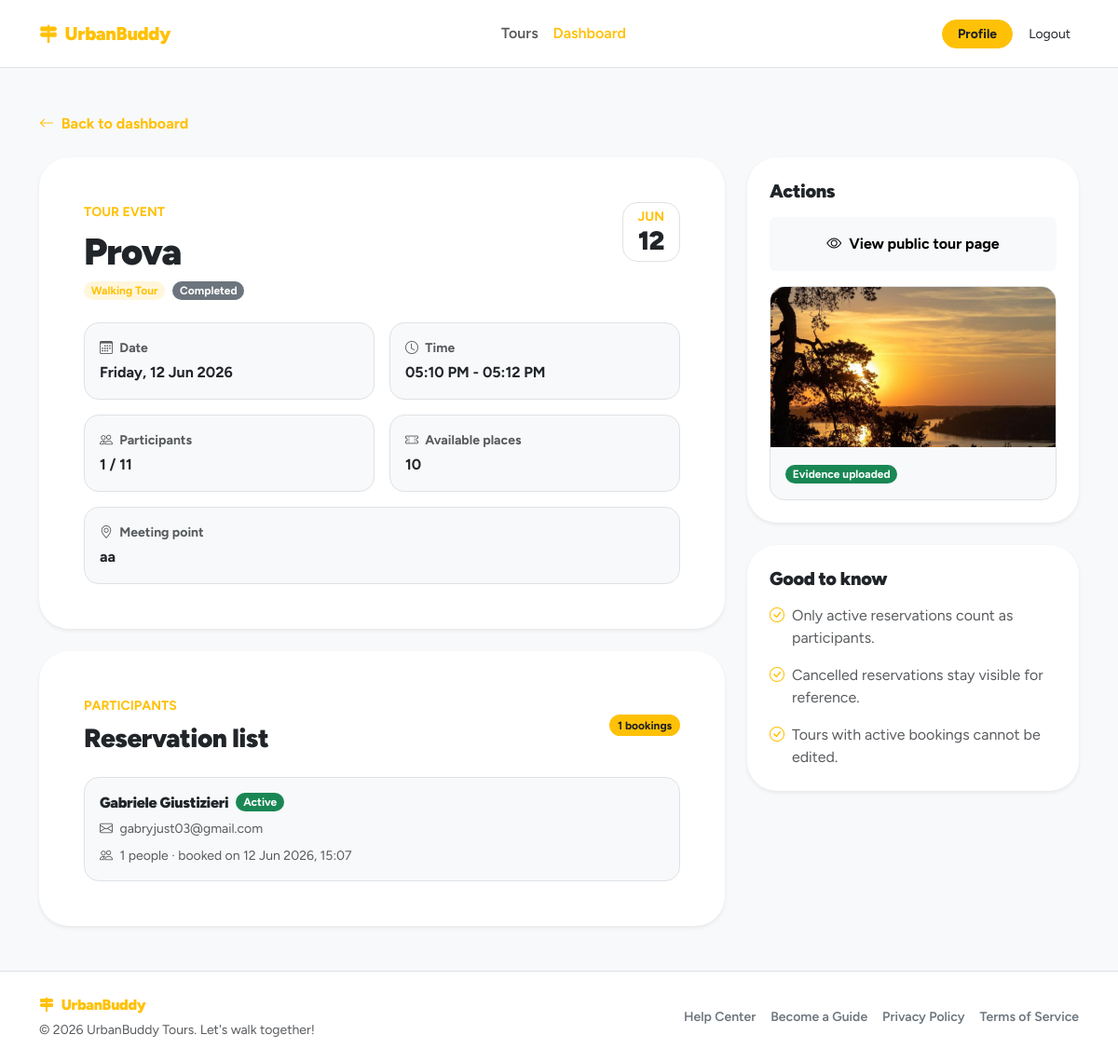
/dashboard/events/9d3ff306-4622-4535-a441-51fc7d804e8d (signed in), run on the app's committed database.
### tables this page shows
CREATE TABLE tours (
    id TEXT PRIMARY KEY,  -- UUID
    guide_id TEXT NOT NULL, -- FK verso UUID
    theme_id INTEGER NOT NULL,
    language_id INTEGER NOT NULL,
    title TEXT NOT NULL,
    description TEXT NOT NULL,
    meeting_point TEXT NOT NULL,
    duration INTEGER NOT NULL,
    max_participants INTEGER NOT NULL,
    is_deleted INTEGER DEFAULT 0 CHECK(is_deleted IN (0, 1)),
    created_at TEXT DEFAULT CURRENT_TIMESTAMP,
    updated_at TEXT DEFAULT CURRENT_TIMESTAMP,
    FOREIGN KEY (guide_id) REFERENCES users(id) ON DELETE CASCADE,
    FOREIGN KEY (theme_id) REFERENCES themes(id) ON DELETE RESTRICT,
    FOREIGN KEY (language_id) REFERENCES languages(id) ON DELETE RESTRICT
);

CREATE TABLE tour_events (
    id TEXT PRIMARY KEY, -- UUID
    tour_id TEXT NOT NULL, -- FK verso UUID
    event_date TEXT NOT NULL,
    start_time TEXT NOT NULL,
    status TEXT NOT NULL DEFAULT 'scheduled' CHECK(status IN ('scheduled', 'cancelled', 'completed')),
    actual_participants INTEGER,
    evidence_photo TEXT,
    created_at TEXT DEFAULT CURRENT_TIMESTAMP,
    updated_at TEXT DEFAULT CURRENT_TIMESTAMP,
    FOREIGN KEY (tour_id) REFERENCES tours(id),
    UNIQUE(tour_id, event_date)
);

CREATE TABLE tour_reservations (
    id TEXT PRIMARY KEY, -- UUID
    event_id TEXT NOT NULL, -- FK verso UUID
    participant_id TEXT NOT NULL, -- FK verso UUID
    idempotency_key TEXT UNIQUE NOT NULL, -- UUID gestito dal frontend
    total_people INTEGER NOT NULL CHECK(total_people >= 1 AND total_people <= 4),
    additional_names TEXT,
    reminder_sent INTEGER DEFAULT 0 CHECK(reminder_sent IN (0, 1)),
    is_checked_in INTEGER DEFAULT 0 CHECK(is_checked_in IN (0, 1)),
    status TEXT NOT NULL DEFAULT 'active' CHECK(status IN ('active', 'cancelled')),
    created_at TEXT DEFAULT CURRENT_TIMESTAMP,
    updated_at TEXT DEFAULT CURRENT_TIMESTAMP,
    FOREIGN KEY (event_id) REFERENCES tour_events(id),
    FOREIGN KEY (participant_id) REFERENCES users(id)
);

CREATE TABLE "users" (
	"id"	TEXT,
	"email"	TEXT NOT NULL UNIQUE,
	"password_hash"	TEXT NOT NULL,
	"first_name"	TEXT NOT NULL,
	"last_name"	TEXT NOT NULL,
	"username"	TEXT NOT NULL,
	"role"	BLOB NOT NULL CHECK("role" IN ('guide', 'participant', 'admin')),
	"created_at"	TEXT DEFAULT CURRENT_TIMESTAMP,
	"updated_at"	TEXT DEFAULT CURRENT_TIMESTAMP,
	"profile_photo"	TEXT,
	PRIMARY KEY("id")
);

### app/guide_dashboard/routes.py (the view)
@guide_dashboard_bp.route("/dashboard/events/<event_id>", methods=["GET"])
@login_required
def event_detail(event_id):
    require_guide()
    event = get_owned_event_or_404(event_id)
    page_data = build_event_detail_page_data(event)
    return render_template(
        "guide_dashboard/event_detail.html",
        **page_data,
    )

### app/templates/guide_dashboard/event_detail.html (shortened to what this page needs)
{% extends "base.html" %}
{% block content %}
<section class="py-5">
    <div class="container">
        <div class="mb-4">
            <a href="{{ url_for('guide_dashboard.dashboard') }}" class="text-decoration-none fw-bold ub-link">
                <i class="bi bi-arrow-left me-1"></i>
                Back to dashboard
            </a>
        </div>
        <div class="row g-4 align-items-start">
            <div class="col-lg-8">
                <div class="card border-0 shadow-sm rounded-5 mb-4">
                    <div class="card-body p-4 p-lg-5">
                        <div class="d-flex align-items-start justify-content-between gap-3 mb-4">
                            <div>
                                <span class="small text-uppercase fw-bold ub-text d-block mb-2">
                                    Tour event
                                </span>
                                <h1 class="fw-black mb-2">
                                    {{ event.title }}
                                </h1>
                                <div class="d-flex flex-wrap gap-2">
                                    <span class="badge rounded-pill ub-badge-soft">
                                        {{ event.theme }}
                                    </span>
                                    <span class="badge rounded-pill {{ event.status_class }}">
                                        {{ event.status_label }}
                                    </span>
                                </div>
                            </div>
                            <div class="bg-white border rounded-4 text-center px-3 py-2">
                                <div class="small fw-bold ub-text text-uppercase lh-1">
                                    {{ event.date_month }}
                                </div>
                                <div class="h3 fw-black lh-1 mt-1 mb-0">
                                    {{ event.date_day }}
                                </div>
                            </div>
                        </div>
                        <div class="row g-3">
                            <div class="col-md-6">
                                <div class="border rounded-4 bg-body-tertiary p-3 h-100">
                                    <div class="small text-body-secondary fw-bold mb-1">
                                        <i class="bi bi-calendar3 me-1"></i>
                                        Date
                                    </div>
                                    <div class="fw-bold">
                                        {{ event.date_label }}
                                    </div>
                                </div>
                            </div>
                            <div class="col-md-6">
                                <div class="border rounded-4 bg-body-tertiary p-3 h-100">
                                    <div class="small text-body-secondary fw-bold mb-1">
                                        <i class="bi bi-clock me-1"></i>
                                        Time
                                    </div>
                                    <div class="fw-bold">
                                        {{ event.time_range }}
                                    </div>
                                </div>
                            </div>
                            <div class="col-md-6">
                                <div class="border rounded-4 bg-body-tertiary p-3 h-100">
                                    <div class="small text-body-secondary fw-bold mb-1">
                                        <i class="bi bi-people me-1"></i>
                                        Participants
                                    </div>
                                    <div class="fw-bold">
                                        {{ event.active_people }} / {{ event.max_participants }}
                                    </div>
                                </div>
                            </div>
                            <div class="col-md-6">
                                <div class="border rounded-4 bg-body-tertiary p-3 h-100">
                                    <div class="small text-body-secondary fw-bold mb-1">
                                        <i class="bi bi-ticket-perforated me-1"></i>
                                        Available places
                                    </div>
                                    <div class="fw-bold">
                                        {{ event.available_places }}
                                    </div>
                                </div>
                            </div>
                            <div class="col-12">
                                <div class="border rounded-4 bg-body-tertiary p-3">
                                    <div class="small text-body-secondary fw-bold mb-1">
                                        <i class="bi bi-geo-alt me-1"></i>
                                        Meeting point
                                    </div>
                                    <div class="fw-bold">
                                        {{ event.meeting_point }}
                                    </div>
                                </div>
                            </div>
                        </div>
                    </div>
                </div>
                <div class="card border-0 shadow-sm rounded-5">
                    <div class="card-body p-4 p-lg-5">
                        <div class="d-flex align-items-center justify-content-between gap-3 mb-4">
                            <div>
                                <span class="small text-uppercase fw-bold ub-text d-block mb-2">
                                    Participants
                                </span>
                                <h2 class="h3 fw-black mb-0">
                                    Reservation list
                                </h2>
                            </div>
                            <span class="badge rounded-pill ub-badge">
                                {{ participants|length }} bookings
                            </span>
                        </div>
                        {% if participants %}
                            <div class="vstack gap-3">
                                {% for participant in participants %}
                                    <div class="border rounded-4 bg-body-tertiary p-3">
                                        <div class="row g-3 align-items-start">
                                            <div class="col">
                                                <div class="d-flex flex-wrap align-items-center gap-2 mb-2">
                                                    <h3 class="h6 fw-black mb-0">
                                                        {{ participant.participant_name }}
                                                    </h3>
                                                    <span class="badge rounded-pill {{ participant.status_class }}">
                                                        {{ participant.status }}
                                                    </span>
                                                </div>
                                                <p class="small text-body-secondary mb-2">
                                                    <i class="bi bi-envelope me-1"></i>
                                                    {{ participant.participant_email }}
                                                </p>
                                                <p class="small text-body-secondary mb-0">
                                                    <i class="bi bi-people me-1"></i>
                                                    {{ participant.total_people }} people · booked on {{ participant.created_at }}
                                                </p>
                                            </div>
                                        </div>
                                    </div>
                                {% endfor %}
                            </div>
                        {% endif %}
                    </div>
                </div>
            </div>
            <div class="col-lg-4">
                <div class="sticky-aside">
                    <div class="card border-0 shadow-sm rounded-5 mb-4">
                        <div class="card-body p-4">
                            <h2 class="h5 fw-black mb-3">
                                Actions
                            </h2>
                            <a
                                href="{{ url_for('public.tour_detail', tour_id=event.tour_id) }}"
                                class="btn btn-light fw-bold w-100 py-3 mb-3"
                            >
                                <i class="bi bi-eye me-1"></i>
                                View public tour page
                            </a>
                            {% if event.can_upload_evidence %}
                                <div class="border rounded-4 bg-body-tertiary p-3">
                                    <h3 class="h6 fw-black mb-2">
                                        Complete event
                                    </h3>
                                    <p class="small text-body-secondary mb-3">
                                        Upload an evidence photo to confirm that the tour took place.
                                    </p>
                                    <form
                                        method="POST"
                                        action="{{ url_for('guide_dashboard.upload_event_evidence_photo', event_id=event.id) }}"
                                        enctype="multipart/form-data"
                                    >
                                        <input
                                            type="file"
                                            class="form-control mb-3"
                                            name="evidence_photo"
                                            accept="image/png, image/jpeg, image/jpg, image/webp"
                                            required
                                        >
                                        <button type="submit" class="btn ub-btn fw-bold w-100">
                                            <i class="bi bi-camera me-1"></i>
                                            Upload evidence
                                        </button>
                                    </form>
                                </div>
                            {% elif event.evidence_photo %}
                                <div class="border rounded-4 overflow-hidden bg-body-tertiary">
                                    <div class="ratio ratio-16x9">
                                        <img
                                            src="{{ url_for('static', filename='uploads/evidence_photos/' ~ event.evidence_photo) }}"
                                            alt="Evidence photo"
                                            class="object-fit-cover"
                                        >
                                    </div>
                                    <div class="p-3">
                                        <span class="badge rounded-pill text-bg-success">
                                            Evidence uploaded
                                        </span>
                                    </div>
                                </div>
                            {% else %}
                                <div class="alert alert-light border rounded-4 mb-0">
                                    Evidence upload will be available after the event starts.
                                </div>
                            {% endif %}
                        </div>
                    </div>
                    <div class="card border-0 shadow-sm rounded-5">
                        <div class="card-body p-4">
                            <h2 class="h5 fw-black mb-3">
                                Good to know
                            </h2>
                            <ul class="list-unstyled vstack gap-3 mb-0 text-body-secondary">
                                <li class="d-flex gap-2">
                                    <i class="bi bi-check-circle ub-text"></i>
                                    <span>Only active reservations count as participants.</span>
                                </li>
                                <li class="d-flex gap-2">
                                    <i class="bi bi-check-circle ub-text"></i>
                                    <span>Cancelled reservations stay visible for reference.</span>
                                </li>
                                <li class="d-flex gap-2">
                                    <i class="bi bi-check-circle ub-text"></i>
                                    <span>Tours with active bookings cannot be edited.</span>
                                </li>
                            </ul>
                        </div>
                    </div>
                </div>
            </div>
        </div>
   </div>
</section>
{% endblock %}

### data on the page
tours: title "Prova", meeting_point "aa"
tour_events: status_label "Completed", evidence_photo (picture)
tour_reservations: participant_name "Gabriele Giustizieri", status "Active", participant_email "gabryjust03@gmail.com", total_people "1", created_at "12 Jun 2026, 15:07"

### other printed values
{{ event.theme }} "Walking Tour"
{{ event.date_month }} "JUN"
{{ event.date_day }} "12"
{{ event.date_label }} "Friday, 12 Jun 2026"
{{ event.time_range }} "05:10 PM - 05:12 PM"
{{ event.active_people }} "1"
{{ event.max_participants }} "11"
{{ event.available_places }} "10"
{{ participants|length }} "1"
